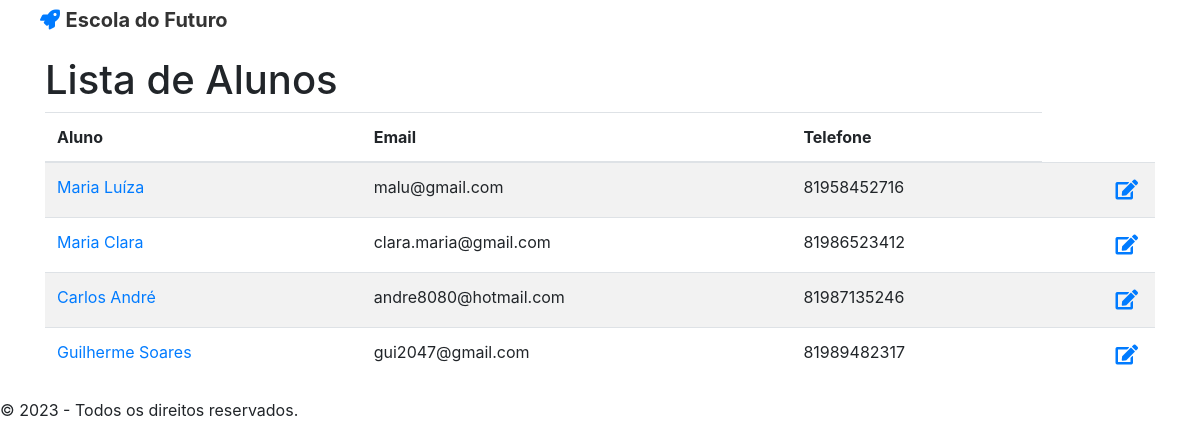
Before: / with the older database file.
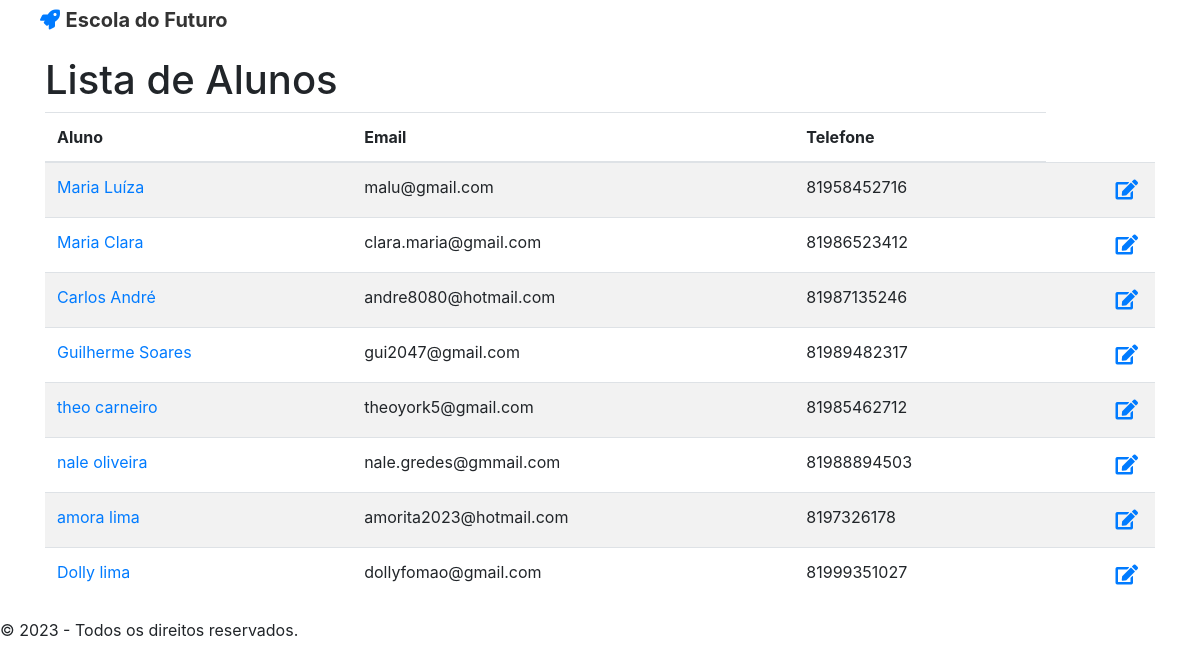
After: the same page with the newer database file.
### main/models.py (models this page shows, shortened)
class Aluno(models.Model):
    nome = models.CharField(max_length=254)
    telefone = models.CharField(null = True,blank=True,max_length=15)
    email = models.EmailField()
    data_nascimento = models.DateField()
    description = models.TextField()
    created_at = models.DateTimeField(auto_now_add=True)
    updated_at = models.DateTimeField(auto_now=True)
    user = models.ForeignKey(get_user_model(),on_delete=models.CASCADE)

### main/views.py (the view)
# urls.py: path('', views.alunoView, name='aluno-lista'),
def alunoView(request):
    alunos_list = Aluno.objects.all()
    return render(request, 'main/alunos.html', {'alunos_list': alunos_list})

### main/templates/main/alunos.html
{% extends 'base.html' %}
{% block content %}
  <div class="container">
    <h1>Lista de Alunos</h1>
    <table class="table table-striped">
        <thead>
          <tr>
            <th scope="col">Aluno</th>
            <th scope="col">Email</th>
            <th scope="col">Telefone</th>
          </tr>
        </thead>
        <tbody>
          {% for aluno in alunos_list %}
            <tr>
                <td><a href="/alunoID/{{aluno.id}}">{{aluno.nome}}</td>
                <td>{{ aluno.email }}</td>
                <td>{{ aluno.telefone }}</td>
                <td><a href="/aluno/{{ aluno.id}}/update/"><span><i class="fas fa-edit"></i></span></td>
          </tr>
        {% empty %}
          <tr>
            <td colspan="4">Nenhum aluno encontrado.</td>
          </tr>
        {% endfor %}
      </tbody>
    </table>
  </div>
{% endblock %}

### main/templates/base.html (shortened to what this page needs)
{% load static %}
<!DOCTYPE html>
<html>
<head>
    <link rel="stylesheet" href="{% static 'css/style.css' %}">
    <link rel="stylesheet" href="https://use.fontawesome.com/releases/v5.7.2/css/all.css">
    <link rel="stylesheet" href="https://stackpath.bootstrapcdn.com/bootstrap/4.1.3/css/bootstrap.min.css">
</head>
<body>
    <header>
        <nav>
            <ul>
                <a class="navbar-brand" href="/">
                    <i class="fa fa-rocket" aria-hidden="true"></i>
                    <span style="font-weight:bold;color:#333">Escola do Futuro
                         </span>
                </a>
            </ul>
        </nav>
    </header>
    <main>
        {% block content %}
        {% endblock %}
    </main>
    <footer>
        <p>&copy; 2023 - Todos os direitos reservados.</p>
    </footer>
</body>
</html>

### main/static/css/style.css (style rules this page uses)
.fas.fa-edit { cursor: pointer; margin: 5px; font-size: 20px; float: right; }

Changed rows visible on the page:
added Aluno: nome "theo carneiro", email "theoyork5@gmail.com", telefone "81985462712"
added Aluno: nome "nale oliveira", email "nale.gredes@gmmail.com", telefone "81988894503"
added Aluno: nome "amora lima", email "amorita2023@hotmail.com", telefone "8197326178"
added Aluno: nome "Dolly lima", email "dollyfomao@gmail.com", telefone "81999351027"
